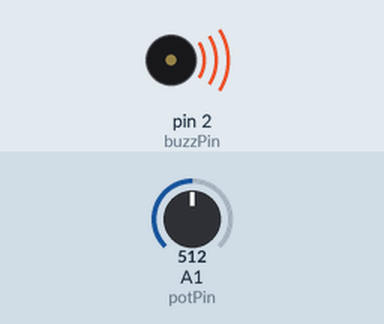
The sketch below on a simulated Arduino Uno, built with avr-gcc and run on an emulated ATmega328P. Shown: buzzer (waves = sounding). The test bench sets the inputs (shaded band); at power-on: A1 (potPin) = 512.

Above: at 0.1 s.
Timing chart, 0 to 1.6 s (numbered marks = the images above):
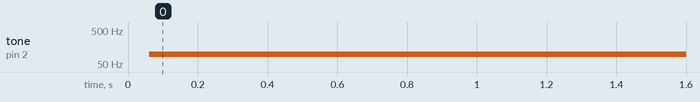

Measured:
- by itself, tone on pin 2 (buzzPin): silent → 98 Hz at 0.06 s

The sketch:

passiveBuzzer.ino.ino
```cpp
int buzzPin = 2;
int potPin = A1;
int potVal;
float tune;
float buzzT1 = 60.;
float buzzT2 = 10000.;

void setup() {
  // put your setup code here, to run once:
  pinMode(buzzPin,OUTPUT);
  pinMode(potPin,INPUT);
//  Serial.begin(9600);
}

void loop() {
  // put your main code here, to run repeatedly:
  potVal = analogRead(potPin);
  tune = (buzzT1-buzzT2)/1023.*potVal +buzzT2;

//  Serial.print(potVal);
//  Serial.print("  ");
//  Serial.println(tune);

  digitalWrite(buzzPin,HIGH);
  delayMicroseconds(tune);
  digitalWrite(buzzPin,LOW);
  delayMicroseconds(tune);

}
```
